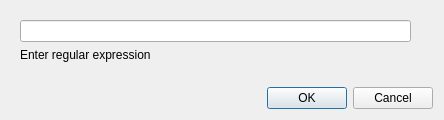
<?xml version="1.0" encoding="UTF-8"?>
<ui version="4.0">
 <class>RegularExpressionDialog</class>
 <widget class="QDialog" name="RegularExpressionDialog">
  <property name="geometry">
   <rect>
    <x>0</x>
    <y>0</y>
    <width>444</width>
    <height>120</height>
   </rect>
  </property>
  <property name="windowTitle">
   <string>Dialog</string>
  </property>
  <layout class="QVBoxLayout" name="verticalLayout_2">
   <item>
    <widget class="QWidget" name="widget" native="true">
     <layout class="QVBoxLayout" name="verticalLayout">
      <item>
       <widget class="QFrame" name="contentFrame">
        <property name="styleSheet">
         <string notr="true">QFrame#contentFrame
{
border:none;
}</string>
        </property>
        <property name="frameShape">
         <enum>QFrame::StyledPanel</enum>
        </property>
        <property name="frameShadow">
         <enum>QFrame::Raised</enum>
        </property>
        <layout class="QHBoxLayout" name="horizontalLayout">
         <property name="spacing">
          <number>6</number>
         </property>
         <property name="leftMargin">
          <number>0</number>
         </property>
         <property name="topMargin">
          <number>0</number>
         </property>
         <property name="rightMargin">
          <number>0</number>
         </property>
         <property name="bottomMargin">
          <number>0</number>
         </property>
         <item>
          <widget class="QLineEdit" name="regularExpressionEdit"/>
         </item>
         <item>
          <widget class="QLabel" name="correctnessLabel">
           <property name="sizePolicy">
            <sizepolicy hsizetype="Preferred" vsizetype="Expanding">
             <horstretch>0</horstretch>
             <verstretch>0</verstretch>
            </sizepolicy>
           </property>
           <property name="text">
            <string/>
           </property>
           <property name="margin">
            <number>6</number>
           </property>
           <property name="textInteractionFlags">
            <set>Qt::TextEditable</set>
           </property>
          </widget>
         </item>
        </layout>
       </widget>
      </item>
      <item>
       <widget class="QLabel" name="statusLabel">
        <property name="text">
         <string>Enter regular expression</string>
        </property>
        <property name="wordWrap">
         <bool>true</bool>
        </property>
        <property name="textInteractionFlags">
         <set>Qt::LinksAccessibleByMouse|Qt::TextSelectableByKeyboard|Qt::TextSelectableByMouse</set>
        </property>
       </widget>
      </item>
     </layout>
    </widget>
   </item>
   <item>
    <spacer name="verticalSpacer">
     <property name="orientation">
      <enum>Qt::Vertical</enum>
     </property>
     <property name="sizeHint" stdset="0">
      <size>
       <width>20</width>
       <height>40</height>
      </size>
     </property>
    </spacer>
   </item>
   <item>
    <widget class="QDialogButtonBox" name="buttonBox">
     <property name="orientation">
      <enum>Qt::Horizontal</enum>
     </property>
     <property name="standardButtons">
      <set>QDialogButtonBox::Cancel|QDialogButtonBox::Ok</set>
     </property>
    </widget>
   </item>
  </layout>
 </widget>
 <resources/>
 <connections>
  <connection>
   <sender>buttonBox</sender>
   <signal>accepted()</signal>
   <receiver>RegularExpressionDialog</receiver>
   <slot>accept()</slot>
   <hints>
    <hint type="sourcelabel">
     <x>248</x>
     <y>254</y>
    </hint>
    <hint type="destinationlabel">
     <x>157</x>
     <y>274</y>
    </hint>
   </hints>
  </connection>
  <connection>
   <sender>buttonBox</sender>
   <signal>rejected()</signal>
   <receiver>RegularExpressionDialog</receiver>
   <slot>reject()</slot>
   <hints>
    <hint type="sourcelabel">
     <x>316</x>
     <y>260</y>
    </hint>
    <hint type="destinationlabel">
     <x>286</x>
     <y>274</y>
    </hint>
   </hints>
  </connection>
 </connections>
</ui>
